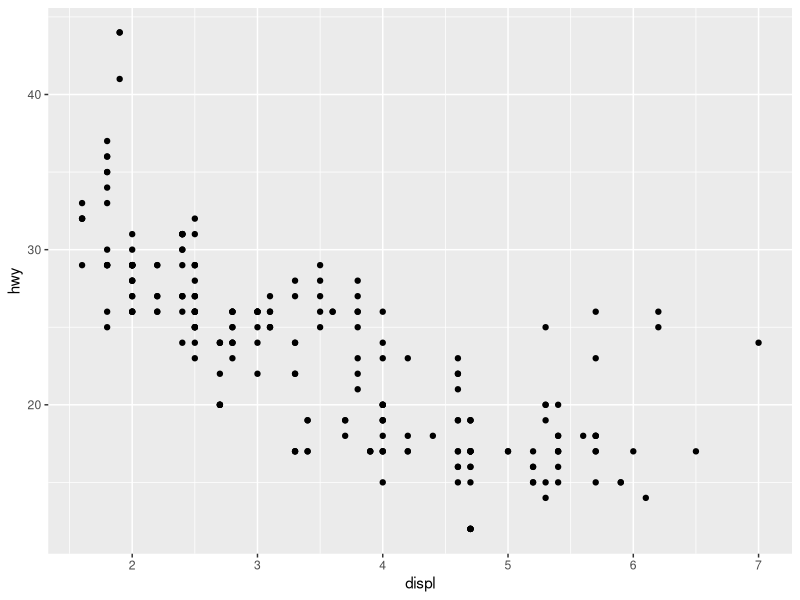
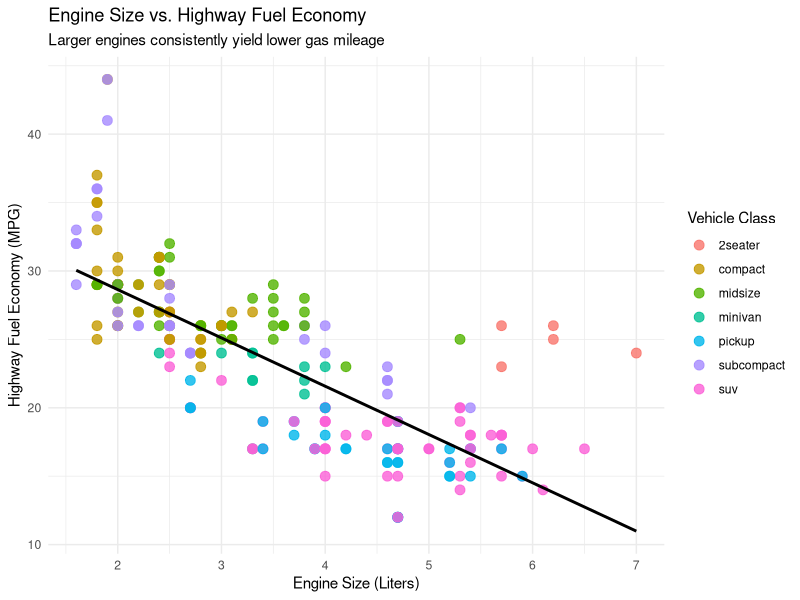
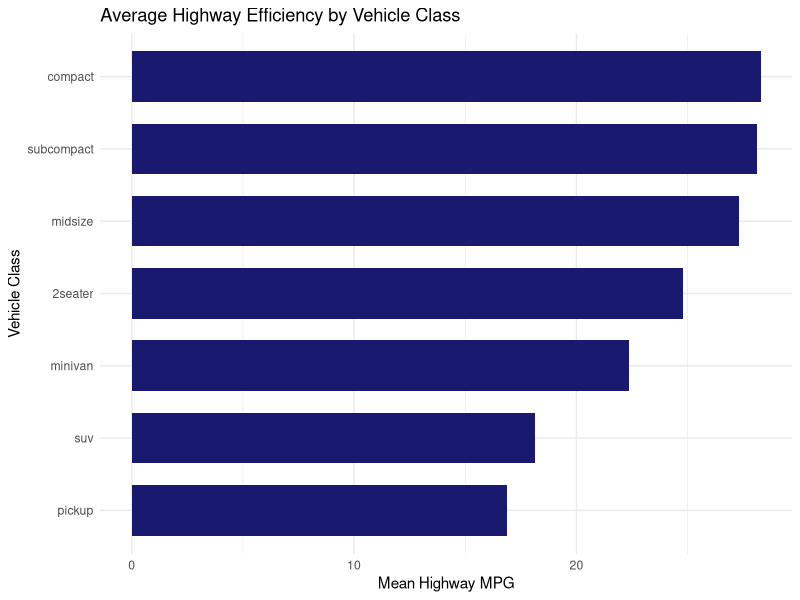

The R script that drew these images, in order:
# ==============================================================================
# INTRODUCTORY R WORKSHOP: DATA WRANGLING & VISUALIZATION
# ==============================================================================

# ------------------------------------------------------------------------------
# 1. SETUP & ENVIRONMENT
# ------------------------------------------------------------------------------

if (!requireNamespace("tidyverse", quietly = TRUE)) {
  install.packages("tidyverse")
}
library(tidyverse)

# Inspect sample dataset
glimpse(mpg)
head(mpg)


# ------------------------------------------------------------------------------
# 2. DATA VISUALIZATION (GGPLOT2)
# ------------------------------------------------------------------------------

# Basic Scatterplot
ggplot(data = mpg, mapping = aes(x = displ, y = hwy)) +
  geom_point()

# Enhanced Scatterplot with Styling
ggplot(data = mpg, mapping = aes(x = displ, y = hwy, color = class)) +
  geom_point(size = 3, alpha = 0.8) +
  geom_smooth(method = "lm", se = FALSE, color = "black") +
  theme_minimal() +
  labs(
    title = "Engine Size vs. Highway Fuel Economy",
    subtitle = "Larger engines consistently yield lower gas mileage",
    x = "Engine Size (Liters)",
    y = "Highway Fuel Economy (MPG)",
    color = "Vehicle Class"
  )


# ------------------------------------------------------------------------------
# 3. DATA WRANGLING (DPLYR)
# ------------------------------------------------------------------------------

# Explicitly use dplyr::select to prevent package conflicts
mpg_small <- mpg %>%
  dplyr::select(manufacturer, model, year, hwy)

head(mpg_small)

# Subset rows matching a condition
audi_2008 <- mpg %>%
  filter(manufacturer == "audi", year == 2008)

head(audi_2008)

# Calculate new variables
mpg_metric <- mpg %>%
  mutate(hwy_kml = hwy * 0.425144) %>%
  dplyr::select(manufacturer, model, hwy, hwy_kml)

head(mpg_metric)

# Chain operations
suv_efficiency <- mpg %>%
  filter(class == "suv", year == 2008) %>%
  dplyr::select(manufacturer, model, cty, hwy) %>%
  arrange(desc(hwy))

print(suv_efficiency)


# ------------------------------------------------------------------------------
# 4. GROUPED AGGREGATIONS
# ------------------------------------------------------------------------------

# Compute summary metrics per group
class_summary <- mpg %>%
  group_by(class) %>%
  summarise(
    avg_hwy = mean(hwy, na.rm = TRUE),
    total_cars = n()
  ) %>%
  arrange(desc(avg_hwy))

print(class_summary)

# Plot summary metrics
ggplot(class_summary, aes(x = reorder(class, avg_hwy), y = avg_hwy)) +
  geom_col(fill = "midnightblue", width = 0.7) +
  coord_flip() +
  theme_minimal() +
  labs(
    title = "Average Highway Efficiency by Vehicle Class",
    x = "Vehicle Class",
    y = "Mean Highway MPG"
  )


# ------------------------------------------------------------------------------
# 5. QUICK REFERENCE CHEATSHEET
# ------------------------------------------------------------------------------

cat("
======================================================================
                     TIDYVERSE BEGINNER CHEATSHEET
======================================================================
Pipe Operator   | %>% or |>       | Chains operations ('and then...')
Pick Columns    | dplyr::select() | Keeps or reorders specific variables
Pick Rows       | filter()        | Subsets data based on logic
New Columns     | mutate()        | Creates or updates columns
Sorting         | arrange()       | Orders rows (desc() for high-to-low)
Aggregations    | group_by()      | Groups data for aggregate calculations
Plotting        | ggplot()        | Layered graphics framework
======================================================================
")
